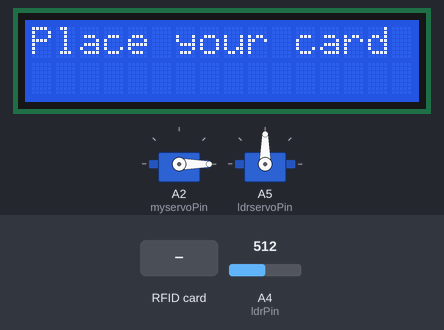
A sketch run on a simulated Arduino Uno, built with avr-gcc and run on an emulated ATmega328P. On the bench: 16×2 character LCD, 2 × servo. Inputs (shaded band) come from the test bench; at power-on: A4 (ldrPin) = 512. What the sketch prints to the serial monitor is not drawn.

Above: at 2.3 s.
2.4 s: RFID card 39 88 D2 CF held to the reader
At 3.5 s:
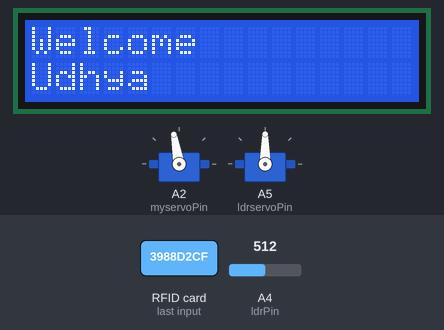
At 6.8 s:
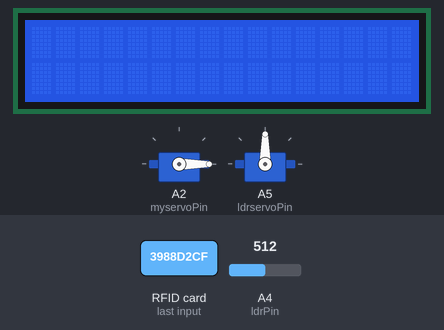
6.9 s: RFID card 69 E7 E8 32 held to the reader
At 8.7 s:
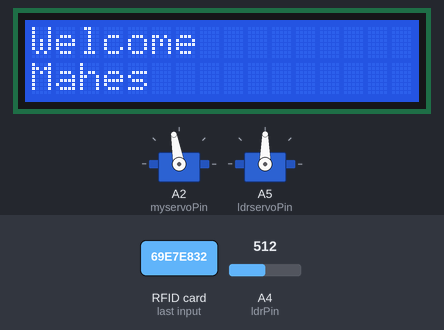
Timing chart, 0 to 13.1 s (numbered marks = the images above; inputs shaded):
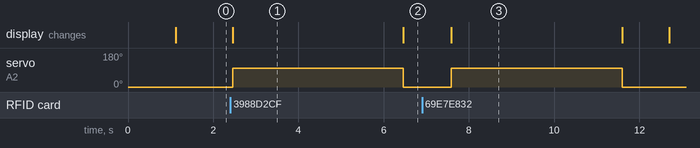

The sketch:

Smart_Attendance_and_Gate.ino
```cpp
#include <SPI.h>
#include <MFRC522.h>
#include <Servo.h>
#include <LiquidCrystal.h>

#define SS_PIN 10
#define RST_PIN 9
MFRC522 mfrc522(SS_PIN, RST_PIN);

//LCD Configuration
const int rs = 7, en = 6, d4 = 5, d5 = 4, d6 = 3, d7 = 2;
LiquidCrystal lcd(rs, en, d4, d5, d6, d7);

//Servo motor
Servo myservo;
Servo ldrServo;

int sensorval;
int readsuccess;
byte readcard[4];
char str[32] = "";
String StrUID;

const int ldrPin = A4;
const int myservoPin= A2;
const int ldrservoPin=A5;
const char studentInfo[][4][50] = {
    {"3988D2CF", "Udhya","2022503051","Computer Science"},
    {"69E7E832", "Mahes", "2022503057", "Mathematics"},
    // Add more rows for additional students
};

void setup() {
  Serial.begin(9600);
  SPI.begin();
  mfrc522.PCD_Init();
  lcd.begin(16, 2);
  myservo.attach(myservoPin);
  myservo.write(0);
  ldrServo.attach(ldrservoPin);

  Serial.println("CLEARDATA");
  Serial.println("LABEL,Date,Time,RFID UID,Name,Register Number,Department");

  lcd.print("Place your card:");
  delay(1000);

  Serial.println("Scan PICC to see UID...");
  Serial.println("");
}

void loop() {
  lcd.clear();
  lcd.print("Place your card ");

  readsuccess = getid();

  if (readsuccess) {

    lcd.clear();
    String dateTime = "DATE,TIME";
    int index = getinfo(StrUID);
    if (index != -1) {
       Serial.println((String) "DATA," + dateTime + "," + StrUID + "," + studentInfo[index][1] + "," + studentInfo[index][2] + "," + studentInfo[index][3]);
       lcd.setCursor(0,0);  //Syntax lcd.setCursor(col, row) Parameters lcd
       lcd.print("Welcome     ");
       lcd.setCursor(0,1);
       lcd.print(studentInfo[index][1]);


    // Rotate the existing servo to 100 degrees
    myservo.write(100);
    delay(4000); // Hold for 3 seconds
    myservo.write(0);
     lcd.clear();
    }
     else
  {
      lcd.clear();
      lcd.print("Invalid User");
  }
    delay(1000); // Wait for a second before next scan
  }


  sensorval = analogRead(ldrPin);
  delay(100);
  if (sensorval < 700) {
    digitalWrite(LED_BUILTIN, HIGH);
    ldrServo.write(90);
  } else {
    digitalWrite(LED_BUILTIN, LOW);
    ldrServo.write(0);
  }
}

int getid() {
  if (!mfrc522.PICC_IsNewCardPresent()) {
    return 0;
  }
  if (!mfrc522.PICC_ReadCardSerial()) {
    return 0;
  }
  Serial.println("THE UID OF THE SCANNED CARD IS:");

  for (int i = 0; i < 4; i++) {
    readcard[i] = mfrc522.uid.uidByte[i];
    array_to_string(readcard, 4, str);
    StrUID = str;
  }
  mfrc522.PICC_HaltA();
  return 1;
}

int getinfo(String id) {
    for (int i = 0; i < sizeof(studentInfo) / sizeof(studentInfo[0]); i++) {
        if (id.equals(studentInfo[i][0])) {
            return i;
        }
    }
    return -1;
}

void array_to_string(byte array[], unsigned int len, char buffer[]) {
  for (unsigned int i = 0; i < len; i++) {
    byte nib1 = (array[i] >> 4) & 0x0F;
    byte nib2 = (array[i] >> 0) & 0x0F;
    buffer[i * 2 + 0] = nib1 < 0xA ? '0' + nib1 : 'A' + nib1 - 0xA;
    buffer[i * 2 + 1] = nib2 < 0xA ? '0' + nib2 : 'A' + nib2 - 0xA;
  }
  buffer[len * 2] = '\0';
}
```

Measured:
- after the input at 2.4 s, servo on A2 (myservoPin): 0° → 100° after 0.05 s, → 0° 4.0 s later; the display: changes after 0.05 s (image 1)
- after the input at 6.9 s, servo on A2 (myservoPin): 0° → 100° after 0.69 s, → 0° 4.0 s later; the display: changes after 0.69 s (image 3)
- what the display in image 1 shows lasts 4.0 s, from 2.5 s to 6.5 s
